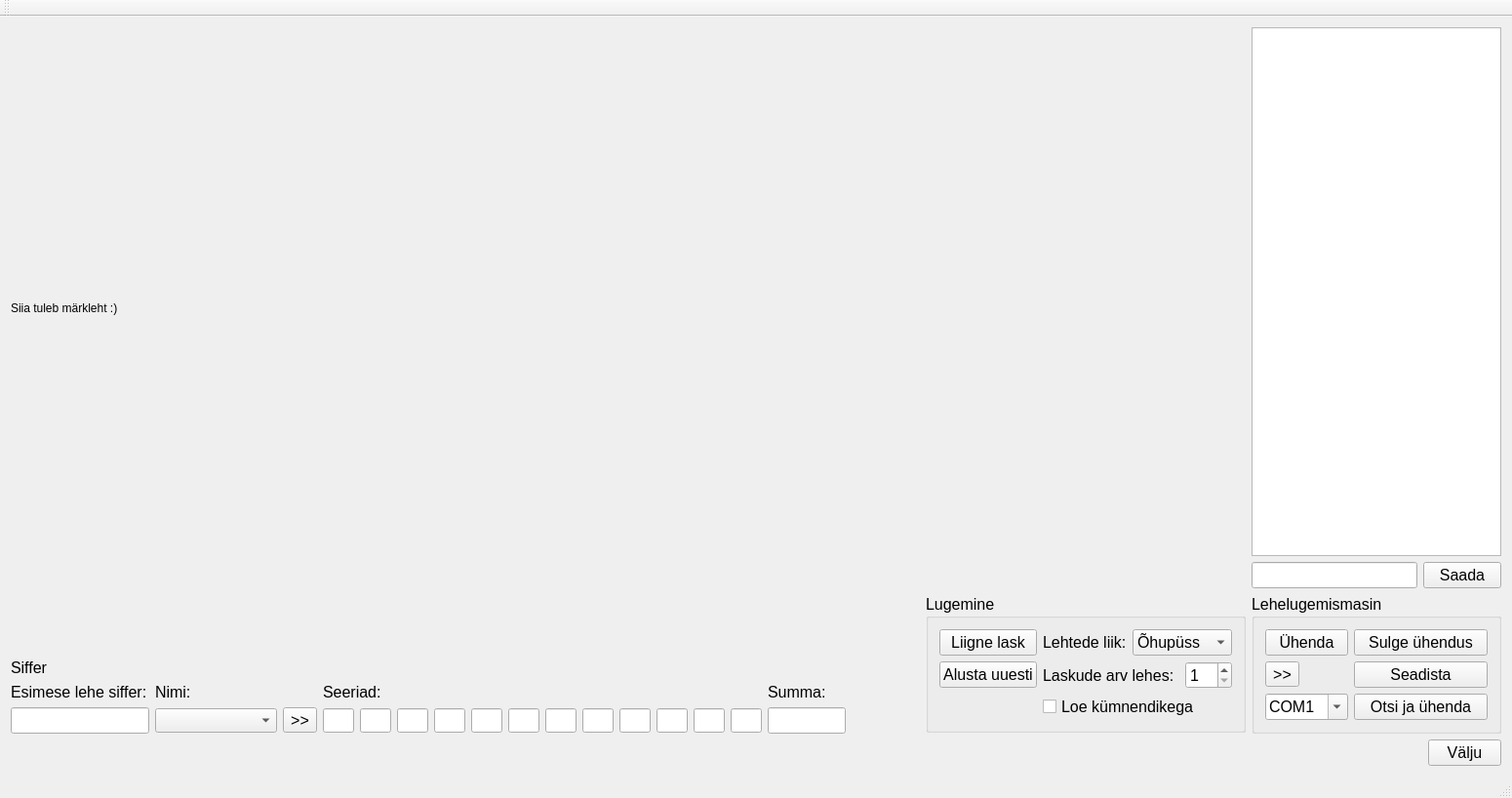
<?xml version="1.0" encoding="UTF-8"?>
<ui version="4.0">
 <class>Lehelugeja</class>
 <widget class="QMainWindow" name="Lehelugeja">
  <property name="geometry">
   <rect>
    <x>0</x>
    <y>0</y>
    <width>1550</width>
    <height>818</height>
   </rect>
  </property>
  <property name="windowTitle">
   <string>Lehelugeja</string>
  </property>
  <widget class="QWidget" name="centralWidget">
   <layout class="QGridLayout" name="gridLayout_2">
    <item row="0" column="0" colspan="3">
     <widget class="QLabel" name="silt">
      <property name="sizePolicy">
       <sizepolicy hsizetype="MinimumExpanding" vsizetype="Expanding">
        <horstretch>0</horstretch>
        <verstretch>0</verstretch>
       </sizepolicy>
      </property>
      <property name="minimumSize">
       <size>
        <width>400</width>
        <height>400</height>
       </size>
      </property>
      <property name="frameShape">
       <enum>QFrame::NoFrame</enum>
      </property>
      <property name="text">
       <string>Siia tuleb märkleht :)</string>
      </property>
     </widget>
    </item>
    <item row="0" column="3" colspan="2">
     <layout class="QGridLayout" name="gridLayout">
      <item row="0" column="0" colspan="2">
       <widget class="QTextEdit" name="logi">
        <property name="sizePolicy">
         <sizepolicy hsizetype="Minimum" vsizetype="Expanding">
          <horstretch>0</horstretch>
          <verstretch>0</verstretch>
         </sizepolicy>
        </property>
        <property name="readOnly">
         <bool>true</bool>
        </property>
       </widget>
      </item>
      <item row="1" column="1">
       <widget class="QPushButton" name="saadaNupp">
        <property name="sizePolicy">
         <sizepolicy hsizetype="Fixed" vsizetype="Fixed">
          <horstretch>0</horstretch>
          <verstretch>0</verstretch>
         </sizepolicy>
        </property>
        <property name="font">
         <font>
          <pointsize>12</pointsize>
         </font>
        </property>
        <property name="text">
         <string>Saada</string>
        </property>
       </widget>
      </item>
      <item row="1" column="0">
       <widget class="QLineEdit" name="tekstiEdit">
        <property name="sizePolicy">
         <sizepolicy hsizetype="Minimum" vsizetype="Fixed">
          <horstretch>0</horstretch>
          <verstretch>0</verstretch>
         </sizepolicy>
        </property>
        <property name="font">
         <font>
          <pointsize>12</pointsize>
         </font>
        </property>
        <property name="toolTip">
         <string>&lt;html&gt;&lt;head/&gt;&lt;body&gt;&lt;p&gt;Võimalikud käsud:&lt;/p&gt;&lt;p&gt;uuenda porte&lt;/p&gt;&lt;p&gt;COMxx&lt;/p&gt;&lt;p&gt;&lt;span style=&quot; color:#008000;&quot;&gt;uusLugemismasin=true&lt;/span&gt;&lt;/p&gt;&lt;p&gt;&lt;span style=&quot; color:#008000;&quot;&gt;uusLugemismasin=false&lt;/span&gt;&lt;/p&gt;&lt;/body&gt;&lt;/html&gt;</string>
        </property>
       </widget>
      </item>
     </layout>
    </item>
    <item row="1" column="0">
     <spacer name="verticalSpacer_2">
      <property name="orientation">
       <enum>Qt::Vertical</enum>
      </property>
      <property name="sizeType">
       <enum>QSizePolicy::Preferred</enum>
      </property>
      <property name="sizeHint" stdset="0">
       <size>
        <width>20</width>
        <height>46</height>
       </size>
      </property>
     </spacer>
    </item>
    <item row="1" column="2" rowspan="2">
     <widget class="QGroupBox" name="groupBox_2">
      <property name="sizePolicy">
       <sizepolicy hsizetype="Maximum" vsizetype="Maximum">
        <horstretch>0</horstretch>
        <verstretch>0</verstretch>
       </sizepolicy>
      </property>
      <property name="font">
       <font>
        <pointsize>12</pointsize>
       </font>
      </property>
      <property name="title">
       <string>Lugemine</string>
      </property>
      <layout class="QGridLayout" name="gridLayout_3">
       <item row="0" column="0">
        <widget class="QPushButton" name="liigneNupp">
         <property name="font">
          <font>
           <pointsize>12</pointsize>
          </font>
         </property>
         <property name="text">
          <string>Liigne lask</string>
         </property>
        </widget>
       </item>
       <item row="0" column="1">
        <widget class="QLabel" name="label_2">
         <property name="font">
          <font>
           <pointsize>12</pointsize>
          </font>
         </property>
         <property name="text">
          <string>Lehtede liik:</string>
         </property>
        </widget>
       </item>
       <item row="0" column="2" colspan="2">
        <widget class="QComboBox" name="leheCombo">
         <property name="font">
          <font>
           <pointsize>12</pointsize>
          </font>
         </property>
         <item>
          <property name="text">
           <string>Õhupüss</string>
          </property>
         </item>
         <item>
          <property name="text">
           <string>Õhupüstol</string>
          </property>
         </item>
         <item>
          <property name="text">
           <string>Sportpüss</string>
          </property>
         </item>
        </widget>
       </item>
       <item row="1" column="0">
        <widget class="QPushButton" name="resetNupp">
         <property name="font">
          <font>
           <pointsize>12</pointsize>
          </font>
         </property>
         <property name="text">
          <string>Alusta uuesti</string>
         </property>
        </widget>
       </item>
       <item row="1" column="1" colspan="2">
        <widget class="QLabel" name="label_4">
         <property name="font">
          <font>
           <pointsize>12</pointsize>
          </font>
         </property>
         <property name="text">
          <string>Laskude arv lehes:</string>
         </property>
        </widget>
       </item>
       <item row="1" column="3">
        <widget class="QSpinBox" name="laskudeBox">
         <property name="font">
          <font>
           <pointsize>12</pointsize>
          </font>
         </property>
         <property name="readOnly">
          <bool>false</bool>
         </property>
         <property name="minimum">
          <number>1</number>
         </property>
         <property name="maximum">
          <number>3</number>
         </property>
        </widget>
       </item>
       <item row="2" column="1" colspan="3">
        <widget class="QCheckBox" name="kumnendikegaBox">
         <property name="font">
          <font>
           <pointsize>12</pointsize>
          </font>
         </property>
         <property name="text">
          <string>Loe kümnendikega</string>
         </property>
        </widget>
       </item>
      </layout>
     </widget>
    </item>
    <item row="1" column="3" rowspan="2" colspan="2">
     <widget class="QGroupBox" name="groupBox">
      <property name="sizePolicy">
       <sizepolicy hsizetype="Preferred" vsizetype="Maximum">
        <horstretch>0</horstretch>
        <verstretch>0</verstretch>
       </sizepolicy>
      </property>
      <property name="font">
       <font>
        <pointsize>12</pointsize>
       </font>
      </property>
      <property name="title">
       <string>Lehelugemismasin</string>
      </property>
      <layout class="QGridLayout" name="gridLayout_5">
       <item row="0" column="0">
        <widget class="QPushButton" name="uhendaNupp">
         <property name="sizePolicy">
          <sizepolicy hsizetype="Minimum" vsizetype="Fixed">
           <horstretch>0</horstretch>
           <verstretch>0</verstretch>
          </sizepolicy>
         </property>
         <property name="text">
          <string>Ühenda</string>
         </property>
         <property name="default">
          <bool>false</bool>
         </property>
        </widget>
       </item>
       <item row="0" column="1">
        <widget class="QPushButton" name="sulgeUhendusNupp">
         <property name="sizePolicy">
          <sizepolicy hsizetype="Minimum" vsizetype="Fixed">
           <horstretch>0</horstretch>
           <verstretch>0</verstretch>
          </sizepolicy>
         </property>
         <property name="text">
          <string>Sulge ühendus</string>
         </property>
        </widget>
       </item>
       <item row="1" column="0">
        <widget class="QToolButton" name="peida2Nupp">
         <property name="toolTip">
          <string>Näitab rohkem nuppe</string>
         </property>
         <property name="text">
          <string>&gt;&gt;</string>
         </property>
        </widget>
       </item>
       <item row="1" column="1">
        <widget class="QPushButton" name="seadistaNupp">
         <property name="sizePolicy">
          <sizepolicy hsizetype="Minimum" vsizetype="Fixed">
           <horstretch>0</horstretch>
           <verstretch>0</verstretch>
          </sizepolicy>
         </property>
         <property name="text">
          <string>Seadista</string>
         </property>
        </widget>
       </item>
       <item row="2" column="0">
        <widget class="QComboBox" name="comPort">
         <property name="editable">
          <bool>true</bool>
         </property>
         <property name="currentIndex">
          <number>0</number>
         </property>
         <item>
          <property name="text">
           <string>COM1</string>
          </property>
         </item>
         <item>
          <property name="text">
           <string>COM2</string>
          </property>
         </item>
         <item>
          <property name="text">
           <string>COM3</string>
          </property>
         </item>
         <item>
          <property name="text">
           <string>COM4</string>
          </property>
         </item>
         <item>
          <property name="text">
           <string>COM5</string>
          </property>
         </item>
         <item>
          <property name="text">
           <string>COM6</string>
          </property>
         </item>
         <item>
          <property name="text">
           <string>COM7</string>
          </property>
         </item>
         <item>
          <property name="text">
           <string>COM8</string>
          </property>
         </item>
         <item>
          <property name="text">
           <string>COM9</string>
          </property>
         </item>
         <item>
          <property name="text">
           <string>COM10</string>
          </property>
         </item>
         <item>
          <property name="text">
           <string>COM11</string>
          </property>
         </item>
        </widget>
       </item>
       <item row="2" column="1">
        <widget class="QPushButton" name="otsiCOMNupp">
         <property name="sizePolicy">
          <sizepolicy hsizetype="Minimum" vsizetype="Fixed">
           <horstretch>0</horstretch>
           <verstretch>0</verstretch>
          </sizepolicy>
         </property>
         <property name="text">
          <string>Otsi ja ühenda</string>
         </property>
        </widget>
       </item>
      </layout>
     </widget>
    </item>
    <item row="2" column="0">
     <layout class="QGridLayout" name="gridLayout_4">
      <item row="2" column="15">
       <widget class="QLineEdit" name="summaEdit">
        <property name="sizePolicy">
         <sizepolicy hsizetype="Maximum" vsizetype="Fixed">
          <horstretch>0</horstretch>
          <verstretch>0</verstretch>
         </sizepolicy>
        </property>
        <property name="maximumSize">
         <size>
          <width>80</width>
          <height>16777215</height>
         </size>
        </property>
        <property name="font">
         <font>
          <pointsize>12</pointsize>
         </font>
        </property>
       </widget>
      </item>
      <item row="2" column="0">
       <widget class="QLineEdit" name="sifriEdit">
        <property name="maximumSize">
         <size>
          <width>150</width>
          <height>16777215</height>
         </size>
        </property>
        <property name="font">
         <font>
          <pointsize>12</pointsize>
         </font>
        </property>
       </widget>
      </item>
      <item row="1" column="0">
       <widget class="QLabel" name="label_3">
        <property name="sizePolicy">
         <sizepolicy hsizetype="Preferred" vsizetype="Fixed">
          <horstretch>0</horstretch>
          <verstretch>0</verstretch>
         </sizepolicy>
        </property>
        <property name="font">
         <font>
          <pointsize>12</pointsize>
         </font>
        </property>
        <property name="text">
         <string>Esimese lehe siffer:</string>
        </property>
       </widget>
      </item>
      <item row="2" column="5">
       <widget class="QLineEdit" name="seeria3Edit">
        <property name="minimumSize">
         <size>
          <width>32</width>
          <height>25</height>
         </size>
        </property>
        <property name="maximumSize">
         <size>
          <width>32</width>
          <height>25</height>
         </size>
        </property>
       </widget>
      </item>
      <item row="2" column="1">
       <widget class="QComboBox" name="nimeBox">
        <property name="minimumSize">
         <size>
          <width>125</width>
          <height>25</height>
         </size>
        </property>
        <property name="maximumSize">
         <size>
          <width>150</width>
          <height>25</height>
         </size>
        </property>
        <property name="font">
         <font>
          <pointsize>12</pointsize>
         </font>
        </property>
       </widget>
      </item>
      <item row="2" column="4">
       <widget class="QLineEdit" name="seeria2Edit">
        <property name="minimumSize">
         <size>
          <width>32</width>
          <height>25</height>
         </size>
        </property>
        <property name="maximumSize">
         <size>
          <width>32</width>
          <height>25</height>
         </size>
        </property>
       </widget>
      </item>
      <item row="2" column="11">
       <widget class="QLineEdit" name="seeria9Edit">
        <property name="minimumSize">
         <size>
          <width>32</width>
          <height>25</height>
         </size>
        </property>
        <property name="maximumSize">
         <size>
          <width>32</width>
          <height>25</height>
         </size>
        </property>
       </widget>
      </item>
      <item row="2" column="10">
       <widget class="QLineEdit" name="seeria8Edit">
        <property name="minimumSize">
         <size>
          <width>32</width>
          <height>25</height>
         </size>
        </property>
        <property name="maximumSize">
         <size>
          <width>32</width>
          <height>25</height>
         </size>
        </property>
       </widget>
      </item>
      <item row="2" column="3">
       <widget class="QLineEdit" name="seeria1Edit">
        <property name="minimumSize">
         <size>
          <width>32</width>
          <height>25</height>
         </size>
        </property>
        <property name="maximumSize">
         <size>
          <width>32</width>
          <height>25</height>
         </size>
        </property>
       </widget>
      </item>
      <item row="1" column="3" colspan="2">
       <widget class="QLabel" name="label_5">
        <property name="font">
         <font>
          <pointsize>12</pointsize>
         </font>
        </property>
        <property name="text">
         <string>Seeriad:</string>
        </property>
       </widget>
      </item>
      <item row="1" column="15">
       <widget class="QLabel" name="label_6">
        <property name="sizePolicy">
         <sizepolicy hsizetype="Maximum" vsizetype="Preferred">
          <horstretch>0</horstretch>
          <verstretch>0</verstretch>
         </sizepolicy>
        </property>
        <property name="font">
         <font>
          <pointsize>12</pointsize>
         </font>
        </property>
        <property name="text">
         <string>Summa:</string>
        </property>
       </widget>
      </item>
      <item row="2" column="6">
       <widget class="QLineEdit" name="seeria4Edit">
        <property name="minimumSize">
         <size>
          <width>32</width>
          <height>25</height>
         </size>
        </property>
        <property name="maximumSize">
         <size>
          <width>32</width>
          <height>25</height>
         </size>
        </property>
       </widget>
      </item>
      <item row="2" column="7">
       <widget class="QLineEdit" name="seeria5Edit">
        <property name="minimumSize">
         <size>
          <width>32</width>
          <height>25</height>
         </size>
        </property>
        <property name="maximumSize">
         <size>
          <width>32</width>
          <height>25</height>
         </size>
        </property>
       </widget>
      </item>
      <item row="2" column="8">
       <widget class="QLineEdit" name="seeria6Edit">
        <property name="minimumSize">
         <size>
          <width>32</width>
          <height>25</height>
         </size>
        </property>
        <property name="maximumSize">
         <size>
          <width>32</width>
          <height>25</height>
         </size>
        </property>
       </widget>
      </item>
      <item row="2" column="14">
       <widget class="QLineEdit" name="seeria12Edit">
        <property name="minimumSize">
         <size>
          <width>32</width>
          <height>25</height>
         </size>
        </property>
        <property name="maximumSize">
         <size>
          <width>32</width>
          <height>25</height>
         </size>
        </property>
       </widget>
      </item>
      <item row="2" column="2">
       <widget class="QToolButton" name="peidaNupp">
        <property name="font">
         <font>
          <pointsize>12</pointsize>
         </font>
        </property>
        <property name="text">
         <string>&gt;&gt;</string>
        </property>
       </widget>
      </item>
      <item row="2" column="13">
       <widget class="QLineEdit" name="seeria11Edit">
        <property name="minimumSize">
         <size>
          <width>32</width>
          <height>25</height>
         </size>
        </property>
        <property name="maximumSize">
         <size>
          <width>32</width>
          <height>25</height>
         </size>
        </property>
       </widget>
      </item>
      <item row="1" column="1">
       <widget class="QLabel" name="nimeSilt">
        <property name="font">
         <font>
          <pointsize>12</pointsize>
         </font>
        </property>
        <property name="text">
         <string>Nimi:</string>
        </property>
       </widget>
      </item>
      <item row="0" column="0">
       <widget class="QLabel" name="sifriLabel">
        <property name="sizePolicy">
         <sizepolicy hsizetype="Preferred" vsizetype="Fixed">
          <horstretch>0</horstretch>
          <verstretch>0</verstretch>
         </sizepolicy>
        </property>
        <property name="font">
         <font>
          <pointsize>12</pointsize>
         </font>
        </property>
        <property name="text">
         <string>Siffer</string>
        </property>
       </widget>
      </item>
      <item row="2" column="9">
       <widget class="QLineEdit" name="seeria7Edit">
        <property name="minimumSize">
         <size>
          <width>32</width>
          <height>25</height>
         </size>
        </property>
        <property name="maximumSize">
         <size>
          <width>32</width>
          <height>25</height>
         </size>
        </property>
       </widget>
      </item>
      <item row="2" column="12">
       <widget class="QLineEdit" name="seeria10Edit">
        <property name="minimumSize">
         <size>
          <width>32</width>
          <height>25</height>
         </size>
        </property>
        <property name="maximumSize">
         <size>
          <width>32</width>
          <height>25</height>
         </size>
        </property>
       </widget>
      </item>
     </layout>
    </item>
    <item row="2" column="1">
     <spacer name="horizontalSpacer_2">
      <property name="orientation">
       <enum>Qt::Horizontal</enum>
      </property>
      <property name="sizeHint" stdset="0">
       <size>
        <width>40</width>
        <height>20</height>
       </size>
      </property>
     </spacer>
    </item>
    <item row="3" column="0" colspan="4">
     <spacer name="horizontalSpacer">
      <property name="orientation">
       <enum>Qt::Horizontal</enum>
      </property>
      <property name="sizeHint" stdset="0">
       <size>
        <width>1207</width>
        <height>20</height>
       </size>
      </property>
     </spacer>
    </item>
    <item row="3" column="4">
     <widget class="QPushButton" name="sulgeNupp">
      <property name="minimumSize">
       <size>
        <width>50</width>
        <height>27</height>
       </size>
      </property>
      <property name="maximumSize">
       <size>
        <width>75</width>
        <height>27</height>
       </size>
      </property>
      <property name="font">
       <font>
        <pointsize>12</pointsize>
       </font>
      </property>
      <property name="text">
       <string>Välju</string>
      </property>
     </widget>
    </item>
   </layout>
  </widget>
  <widget class="QMenuBar" name="menuBar">
   <property name="geometry">
    <rect>
     <x>0</x>
     <y>0</y>
     <width>1550</width>
     <height>20</height>
    </rect>
   </property>
  </widget>
  <widget class="QToolBar" name="mainToolBar">
   <attribute name="toolBarArea">
    <enum>TopToolBarArea</enum>
   </attribute>
   <attribute name="toolBarBreak">
    <bool>false</bool>
   </attribute>
  </widget>
  <widget class="QStatusBar" name="statusBar"/>
  <action name="action_hendu_serveriga">
   <property name="text">
    <string>Ühendu serveriga</string>
   </property>
  </action>
  <action name="actionV_lju">
   <property name="text">
    <string>Välju</string>
   </property>
  </action>
 </widget>
 <layoutdefault spacing="6" margin="11"/>
 <tabstops>
  <tabstop>uhendaNupp</tabstop>
  <tabstop>sulgeUhendusNupp</tabstop>
  <tabstop>peida2Nupp</tabstop>
  <tabstop>seadistaNupp</tabstop>
  <tabstop>comPort</tabstop>
  <tabstop>otsiCOMNupp</tabstop>
  <tabstop>tekstiEdit</tabstop>
  <tabstop>saadaNupp</tabstop>
  <tabstop>liigneNupp</tabstop>
  <tabstop>leheCombo</tabstop>
  <tabstop>resetNupp</tabstop>
  <tabstop>laskudeBox</tabstop>
  <tabstop>kumnendikegaBox</tabstop>
  <tabstop>sifriEdit</tabstop>
  <tabstop>nimeBox</tabstop>
  <tabstop>peidaNupp</tabstop>
  <tabstop>seeria1Edit</tabstop>
  <tabstop>seeria2Edit</tabstop>
  <tabstop>seeria3Edit</tabstop>
  <tabstop>seeria4Edit</tabstop>
  <tabstop>seeria5Edit</tabstop>
  <tabstop>seeria6Edit</tabstop>
  <tabstop>seeria7Edit</tabstop>
  <tabstop>seeria8Edit</tabstop>
  <tabstop>seeria9Edit</tabstop>
  <tabstop>seeria10Edit</tabstop>
  <tabstop>seeria11Edit</tabstop>
  <tabstop>seeria12Edit</tabstop>
  <tabstop>summaEdit</tabstop>
  <tabstop>sulgeNupp</tabstop>
  <tabstop>logi</tabstop>
 </tabstops>
 <resources/>
 <connections>
  <connection>
   <sender>sulgeNupp</sender>
   <signal>clicked()</signal>
   <receiver>Lehelugeja</receiver>
   <slot>close()</slot>
   <hints>
    <hint type="sourcelabel">
     <x>1200</x>
     <y>795</y>
    </hint>
    <hint type="destinationlabel">
     <x>1117</x>
     <y>778</y>
    </hint>
   </hints>
  </connection>
 </connections>
</ui>
